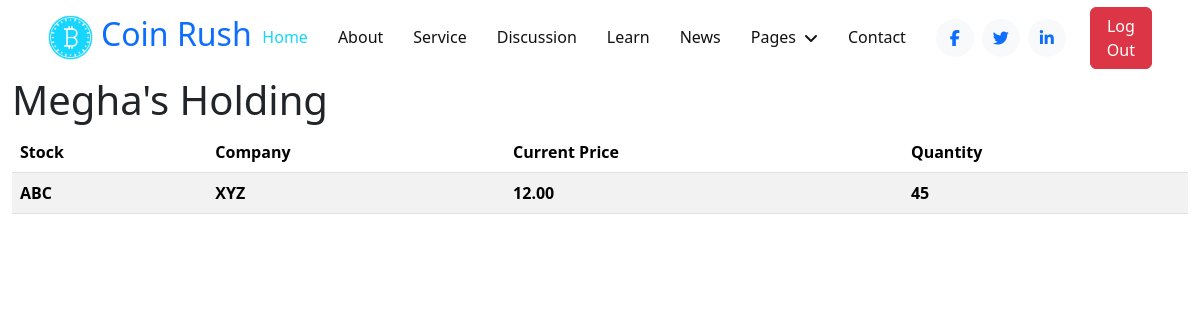
The app's page /user-holdings/ (signed in), older data.
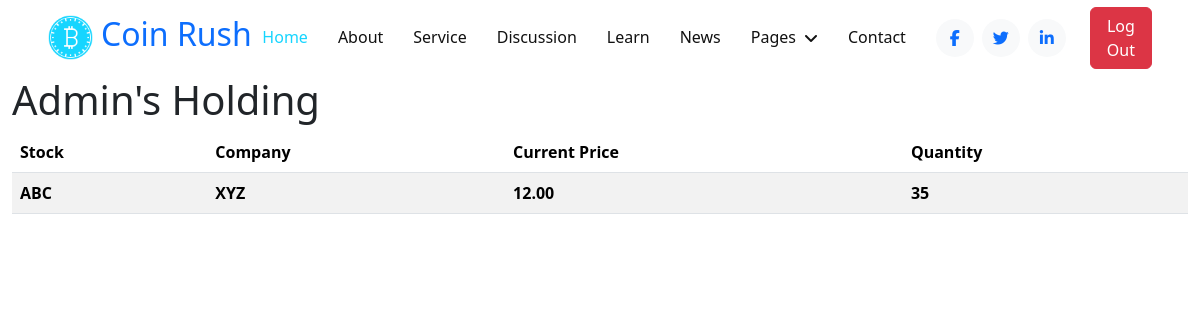
The same page, newer data.
### coinRush/models.py (models this page shows, shortened)
class User(AbstractBaseUser, PermissionsMixin):
    email = models.EmailField(default="", unique=True, blank=True, max_length=255)
    name = models.CharField(max_length=255, blank=True, default="")
    profile_pic = models.ImageField(null=True, blank=True)
    photo_id = models.ImageField(null=True, blank=True)
    is_staff = models.BooleanField(default=False)
    is_active = models.BooleanField(default=True)
    is_superuser = models.BooleanField(default=False)
    created_date = models.DateTimeField(default=timezone.now())
    last_login = models.DateTimeField(blank=True, null=True)
    objects = AuthUserManager()
    USERNAME_FIELD = "email"
    EMAIL_FIELD = "email"
    REQUERIES_FIELD = []
    class Meta:
        verbose_name = "User"
        verbose_name_plural = "Users"
    def get_short_name(self):
        return self.name or self.email.split("@")[0]

class UserHolding(models.Model):
    user = models.ForeignKey(User, on_delete=models.CASCADE)
    stock = models.ForeignKey(Stock, on_delete=models.CASCADE)
    quantity = models.PositiveIntegerField()

class Stock(models.Model):
    symbol = models.CharField(max_length=10, unique=True)
    company_name = models.CharField(max_length=255)
    current_price = models.DecimalField(max_digits=10, decimal_places=2)
    market_cap = models.DecimalField(max_digits=10, decimal_places=2)
    last_updated = models.DateTimeField(auto_now=True)
    def __str__(self):
        return self.symbol

### coinRush/views.py (the view)
# urls.py: path("user-holdings/", views.user_holdings, name="user-holdings"),
def user_holdings(request):
    user = request.user  # Assuming users are authenticated
    holdings = UserHolding.objects.filter(user=user)
    return render(request, "userholding/user_holdings.html", {"holdings": holdings, "user": user})

### coinRush/templates/userholding/user_holdings.html (shortened to what this page needs)
{% extends "Base/base.html" %}
{% block content %}
<h1>{{user.name|capfirst}}'s Holding</h1>
{% if holdings %}
<table class="table table-striped">
    <thead>
        <tr>
            <th>Stock</th>
            <th>Company</th>
            <th>Current Price</th>
            <th>Quantity</th>
        </tr>
    </thead>
    <tbody>
        {% for holding in holdings%}
        <tr>
            <th>{{holding.stock}}</th>
            <th>{{holding.stock.company_name}}</th>
            <th>{{holding.stock.current_price}}</th>
            <th>{{holding.quantity}}</th>
        </tr>
        {% endfor %}
    </tbody>
</table>
{% else %}
<p>No current holdings</p>
{%endif%}
{% endblock %}

Row changes from the older to the newer data that the page shows:
changed User: name "Megha" → "Admin"
changed UserHolding "ABC": quantity "45" → "35"
